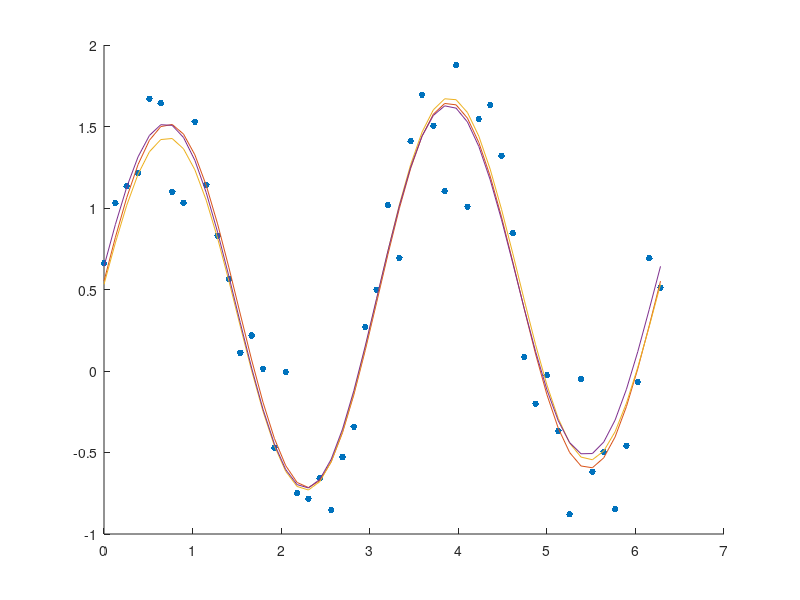

Write MATLAB code to recreate this figure.
N = 50
y = rand(N,1);
t = linspace(0,4*pi,N);
y = y + sin(t)';
x = rand(N,1);
x = linspace(0,2*pi,N)';



R = rand(N,N);
W = R'*R;
w = rand(N,1);
X = [ones(size(x)),sin(x),cos(x),sin(2*x),cos(2*x)];
%X = [ones(size(x,1),1) , x(:,1),x(:,2)];

sol = X \ y;
sol_2 = X'*W*X \ X'*W*y;
sol_3 = (X'*(w.*X)) \ X'*(w.*y);

hold on;
plot(x,y,'.','MarkerSize', 15);
plot(x,X*sol);
plot(x,X*sol_2);
plot(x,X*sol_3);

%hold on;
%plot3(x(:,1),x(:,2), y,'.','MarkerSize',15);
%plot3(x(:,1),x(:,2),X*sol);
%plot3(x(:,1),x(:,2),X*sol_2);
